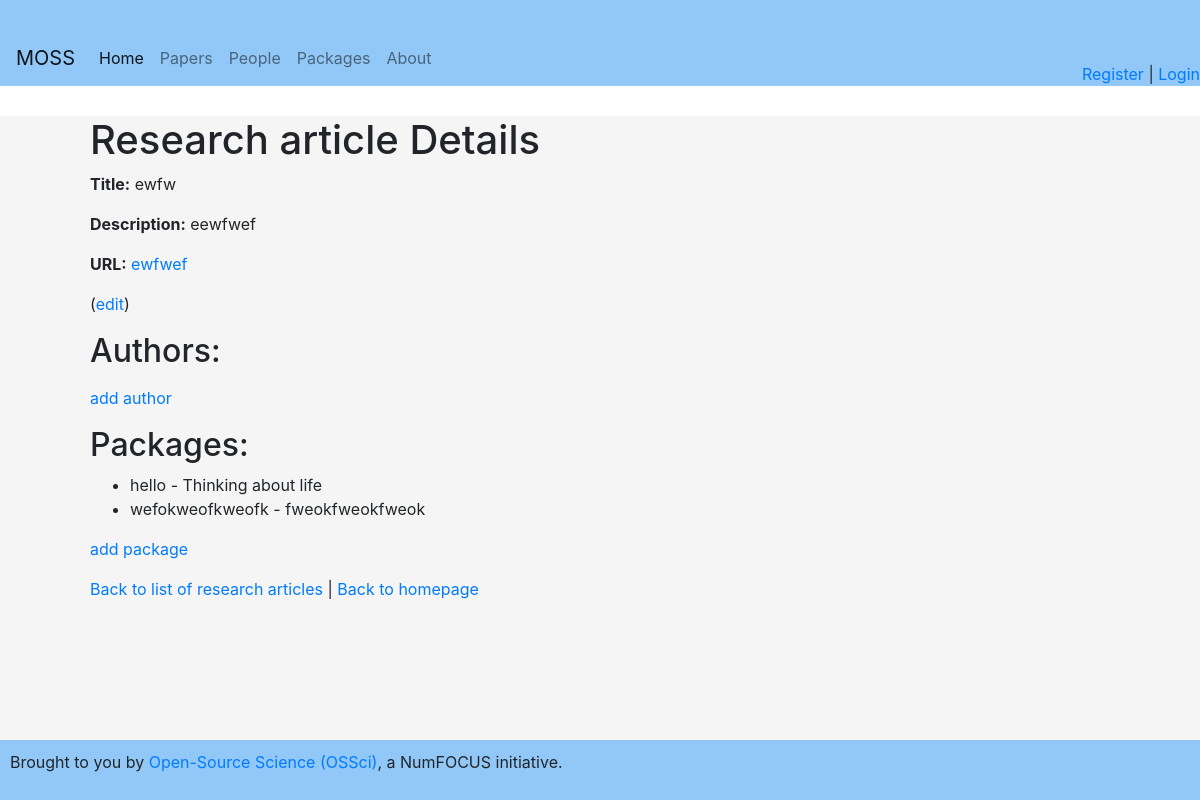
Page /articles/1 on the earlier database version.
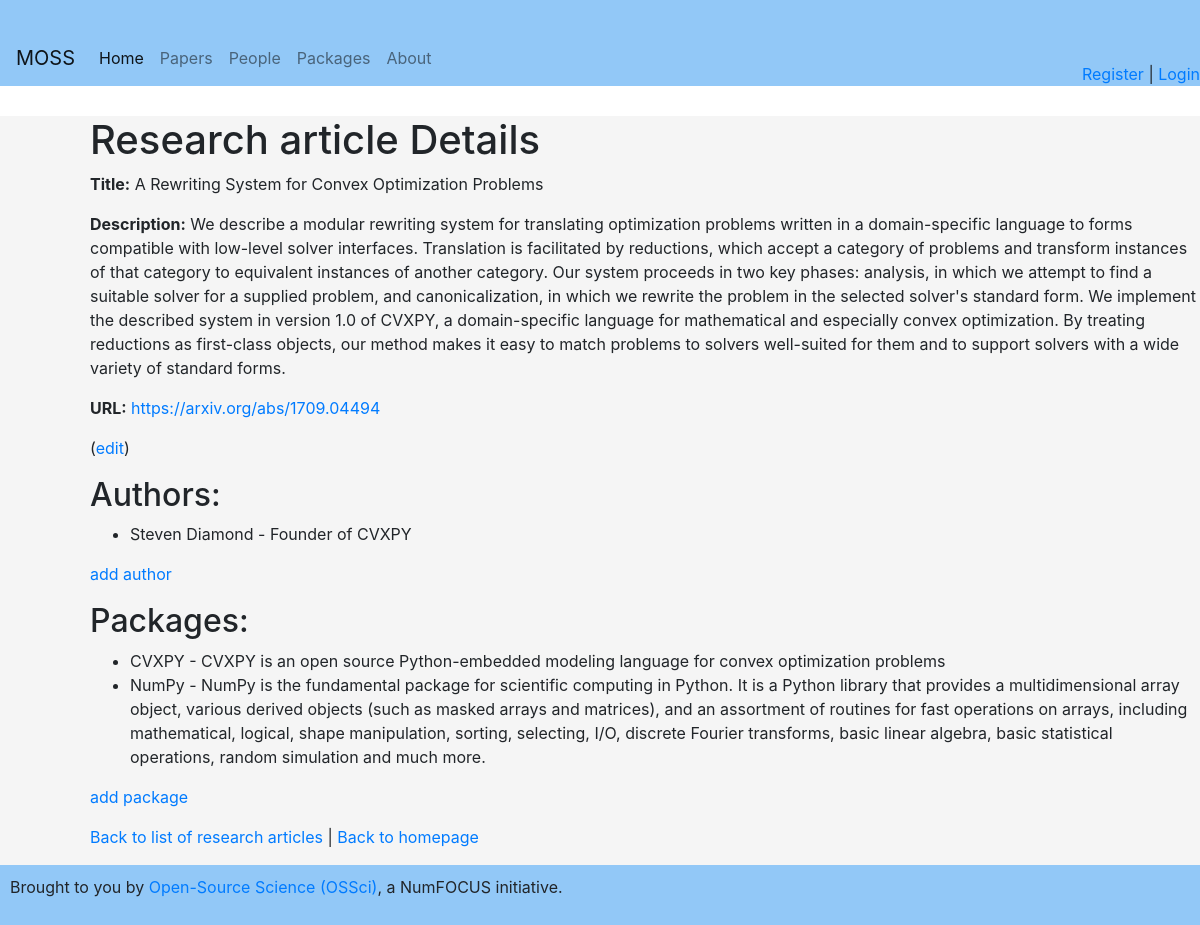
Same page on the later database version.
### app.py (models this page shows)
class Article(db.Model):
    __tablename__ = 'articles'
    id = db.Column(db.Integer, primary_key=True)
    title = db.Column(db.String(120), nullable=False)
    description = db.Column(db.String(500))
    url = db.Column(db.String(200))
    packages = relationship("PackagesPerPaper", back_populates="article")
    persons = relationship("PaperPerPerson", back_populates="article")

class PackagesPerPaper(db.Model):
    __tablename__ = 'packages_paper'
    tool_id = db.Column(db.Integer, ForeignKey('tools.id'), primary_key=True)
    article_id = db.Column(db.Integer, ForeignKey('articles.id'), primary_key=True)
    article = relationship("Article", back_populates="packages")
    tool = relationship("Tool", back_populates="articles")

class Tool(db.Model):
    __tablename__ = 'tools'
    id = db.Column(db.Integer, primary_key=True)
    name = db.Column(db.String(120), nullable=False)
    description = db.Column(db.String(500))
    url = db.Column(db.String(200))
    persons = relationship("PackagesPerPerson", back_populates="tool")
    articles = relationship("PackagesPerPaper", back_populates="tool")

class PaperPerPerson(db.Model):
    __tablename__ = 'authors'
    person_id = db.Column(db.Integer, ForeignKey('persons.id'), primary_key=True)
    article_id = db.Column(db.Integer, ForeignKey('articles.id'), primary_key=True)
    article = relationship("Article", back_populates="persons")
    person = relationship("Person", back_populates="papers")

class Person(db.Model):
    __tablename__ = 'persons'
    id = db.Column(db.Integer, primary_key=True)
    name = db.Column(db.String(120), nullable=False)
    description = db.Column(db.String(500))
    url = db.Column(db.String(200))
    packages = relationship("PackagesPerPerson", back_populates="person")
    papers = relationship("PaperPerPerson", back_populates="person")

### app.py (the view)
@app.route('/articles/<int:article_id>')
def article_detail(article_id):
    article = Article.query.get_or_404(article_id)
    return render_template('article_detail.html', article=article)

### app.py (called while the page is built)
@app.context_processor
def inject_current_user():
    return dict(current_user=current_user)

### templates/article_detail.html
{% extends 'base.html' %}
{% block content %}
<h1>Research article Details</h1>
<p><strong>Title:</strong> {{ article.title }}</p>
<p><strong>Description:</strong> {{ article.description }}</p>
<p><strong>URL:</strong> <a href="{{ article.url }}">{{ article.url }}</a></p>
<p>(<a href="">edit</a>)</p>
<h2>Authors:</h2>
<ul>
    {% for author in article.persons %}
        <li>{{ author.person.name }} - {{ author.person.description }}</li>
    {% endfor %}
</ul>
<p><a href="{{ url_for('associate_person_paper') }}">add author</a></p>
<h2>Packages:</h2>
<ul>
    {% for package in article.packages %}
        <li>{{ package.tool.name }} - {{ package.tool.description }}</li>
    {% endfor %}
</ul>
<p><a href="{{ url_for('associate_paper_package') }}">add package</a></p>
<p>
  <a href="{{ url_for('articles') }}">Back to list of research articles</a> |
  <a href="{{ url_for('index') }}">Back to homepage</a>
</p>
{% endblock %}

Differences in the rows shown:
no longer on this page (row edited): PackagesPerPaper: tool.name "hello", tool.description "Thinking about life"
no longer on this page (row edited): PackagesPerPaper: tool.name "wefokweofkweofk", tool.description "fweokfweokfweok"
changed Article: title "ewfw" → "A Rewriting System for Convex Optimization Problems"; description "eewfwef" → "We describe a modular rewriting system for translating optimization problems written in a domain-specific language to forms compatible with low-level solver interfaces. Translation is facilitated by reductions, which accept a category of problems and transform instances of that category to equivalent instances of another category. Our system proceeds in two key phases: analysis, in which we attempt to find a suitable solver for a supplied problem, and canonicalization, in which we rewrite the problem in the selected solver's standard form. We implement the described system in version 1.0 of CVXPY, a domain-specific language for mathematical and especially convex optimization. By treating…"; url "ewfwef" → "https://arxiv.org/abs/1709.04494"
added PaperPerPerson: person.name "Steven Diamond", person.description "Founder of CVXPY"
added PackagesPerPaper: tool.name "CVXPY", tool.description "CVXPY is an open source Python-embedded modeling language for convex optimization problems"
added PackagesPerPaper: tool.name "NumPy", tool.description "NumPy is the fundamental package for scientific computing in Python. It is a Python library that provides a multidimensional array object, various derived objects (such as masked arrays and matrices), and an assortment of routines for fast operations on arrays, including mathematical, logical, shape manipulation, sorting, selecting, I/O, discrete Fourier transforms, basic linear algebra, basic statistical operations, random simulation and much more."
